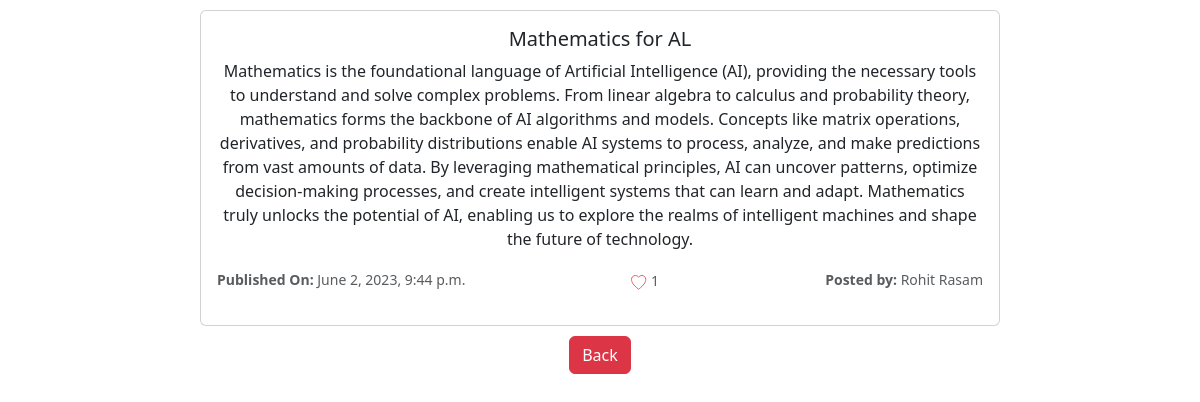
The page /blog/12/None (signed in) on the database its author committed.
### posts/models.py (models this page shows, shortened)
class Post(models.Model):
    id = models.AutoField(primary_key=True, editable=False)
    title = models.CharField(max_length=150, unique=True)
    author = models.ForeignKey(User, on_delete=models.CASCADE, related_name='blogs')
    content = models.TextField(default="")
    creation_date = models.DateTimeField(auto_now_add=True)
    published_date = models.DateTimeField(null=True)
    status = models.IntegerField(choices=STATUS, default=0)
    class Meta:
        ordering = ('-published_date',)
    @property
    def likes(self):
        return Likes.objects.filter(post_id=self).count()

### posts/views.py (the view)
# urls.py: path('blog/<int:id>/<str:liked>', views.open_blog, name='blog'),
def open_blog(request: HttpRequest, id:int, liked: bool):
    post = Post.objects.get(pk=id)
    if post.id in request.user.likes.values_list('post_id', flat=True):
        liked = True
    else:
        liked = False
    return render(request, 'blogs.html', {'post': post, 'liked':liked})

### posts/templates/blogs.html (shortened to what this page needs)
<!DOCTYPE html>
<html lang="en">
<head>
    <link href="https://cdn.jsdelivr.net/npm/bootstrap@5.3.0/dist/css/bootstrap.min.css" rel="stylesheet">
</head>
<body style="display: flex; flex-direction: column; justify-content: center; align-items: center;">
    <div style="width: 800px; height: auto; margin: 10px" class="card text-center">
        <div class="card-body">
          <h5 class="card-title">{{post.title}}</h5>
          <p class="card-text">{{post.content}}</p>
          <div style="display: flex; flex-direction: row; justify-content: space-between;">
            <p class="card-text"><small class="text-body-secondary"><b>Published On: </b>{{post.published_date}}</small></p>
            {% load static %}
            <form action="{% url 'like_blog' %}" method="POST">
              <p class="card-text">
                <button type="submit" style="background-color: transparent; border: 0px;">
                <small class="text-body-secondary">
                  {% if not liked %}
                    <img src="{% static 'heart_base.png' %}" alt="heart_base"> {{post.likes}}
                  {% else %}
                    <img src="{% static 'heart.png' %}" alt="heart"> {{post.likes}}
                  {% endif %}
                </small>
              </button>
              </p>
            </form>
            <p class="card-text"><small class="text-body-secondary"><b>Posted by: </b>{{post.author.first_name}} {{post.author.last_name}}</small></p>
        </div>
        </div>
      </div>
      <div style="margin-bottom: 10px">
        <a href="/main" class="btn btn-danger">Back</a>
      </div>
</body>
</html>

### rows shown on the page
Post: title "Mathematics for AL", content "Mathematics is the foundational language of Artificial Intelligence (AI), providing the necessary tools to understand and solve complex problems. From linear algebra to calculus and probability theory, mathematics forms the backbone of AI algorithms and models. Concepts like matrix operations, derivatives, and probability distributions enable AI systems to process, analyze, and make predictions from vast amounts of data. By leveraging mathematical principles, AI can uncover patterns, optimize decision-making processes, and create intelligent systems that can learn and adapt. Mathematics truly unlocks the potential of AI, enabling us to explore the realms of intelligent machines and shape…", published_date "June 2, 2023, 9:44 p.m.", likes "1", author.first_name "Rohit", author.last_name "Rasam"
